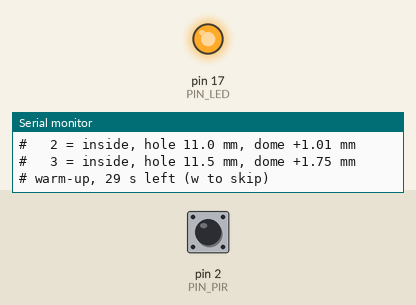
Recording of a program running on a simulated SparkFun Pro Micro, built with avr-gcc and run on an emulated ATmega32U4. Shown: output pins drawn as LEDs (lit = HIGH), the last lines printed to the serial monitor. Dashed ring = blinking. The test bench sets the inputs (shaded band); at power-on: pin 2 (PIN_PIR) LOW.

Above: at 1.2 s.
1.3 s: pin 2 (PIN_PIR) driven HIGH
At 2.4 s:
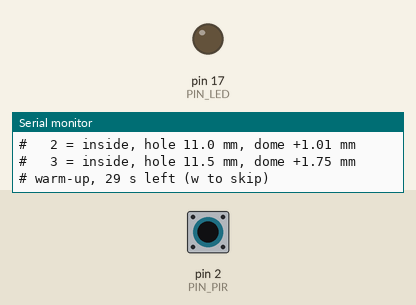
5.8 s: pin 2 (PIN_PIR) driven LOW
At 7.0 s:
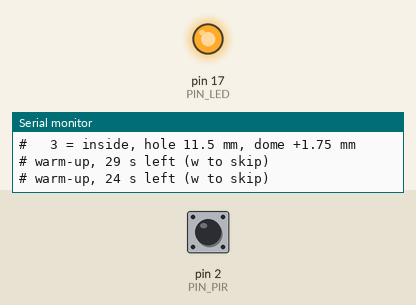
8.8 s: pin 2 (PIN_PIR) pulsed HIGH 2 times (0.12 s each, 0.3 s apart)
At 9.01 s:
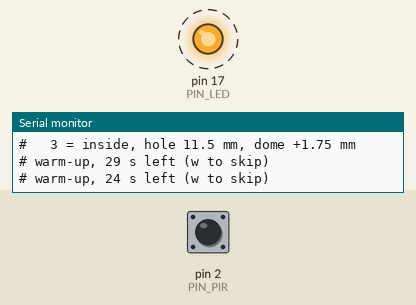
Timing chart, 0 to 11.8 s (numbered marks = the images above; inputs shaded):
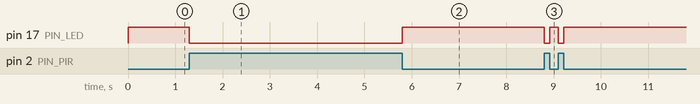

The program:

main.cpp
```cpp
/*
 * TARS - AM312 motion sensor bench test on the pir_test plate (tars4.scad).
 *
 * Compares the four mounting positions of the plate:
 *   e  : cap inserted from the outside, dome protrudes 5.7 mm
 *   1  : glued from the inside, hole 10.5 mm, dome protrudes ~0.47 mm
 *   2  : glued from the inside, hole 11.0 mm, dome protrudes ~1.01 mm
 *   3  : glued from the inside, hole 11.5 mm, dome protrudes ~1.75 mm
 *
 * Wiring (AM312 breakout 10.25 x 8.10 mm, pins VIN / OUT / GND):
 *
 *     AM312            Pro Micro
 *     -----            ---------
 *     VIN  ----------- VCC   (5 V on the 16 MHz board, 3.3 V on the 8 MHz one;
 *                             the AM312 accepts 2.7-12 V)
 *     OUT  ----------- D2    (PD1 / INT1, no pull-up)
 *     GND  ----------- GND
 *
 *     Board RX LED (pin 17, active low) mirrors OUT.
 *
 * Levels: OUT is push-pull, ~3.3 V high (internal regulator). On a 5 V Pro
 * Micro VIH min = 0.6 x VCC = 3.0 V: it works, with little margin. If edges
 * are missed on the 5 V board, run it from 3.3 V or add a level shifter.
 *
 * Sensor behaviour: OUT stays high ~2 s after a detection; 10-60 s warm-up
 * after power-up, during which edges are ignored (WARMUP_MS).
 *
 * Serial commands (115200 baud, one letter, no Enter needed):
 *   e / 1 / 2 / 3  select the configuration under test (prints the summary
 *                  of the previous one)
 *   r              reset the counters of the current configuration
 *   s              print the summary of all configurations
 *   w              skip the remaining warm-up
 *   ?              help
 *
 * Log lines are CSV, prefixed so they can be grepped:
 *   EVT,<ms>,<cfg>,RISE,<count>
 *   EVT,<ms>,<cfg>,FALL,<count>,<high_ms>
 * Distance and angle are measured by hand: the summary leaves blanks for them.
 *
 * Note: the Arduino core also flashes the RX LED on USB traffic, so a typed
 * command can blink it for a few ms.
 */

#include <Arduino.h>

static const uint8_t PIN_PIR = 2;        // INT1
static const uint8_t PIN_LED = 17;       // RX LED, active low
static const uint32_t WARMUP_MS = 30000;
static const uint32_t SERIAL_WAIT_MS = 3000;

struct Config {
  char key;
  const char *label;
  uint16_t detections;
  uint32_t total_high_ms;
  uint32_t min_high_ms;
  uint32_t max_high_ms;
  uint32_t started_ms;
};

static Config configs[] = {
  {'e', "outside cap, dome +5.7 mm", 0, 0, 0, 0, 0},
  {'1', "inside, hole 10.5 mm, dome +0.47 mm", 0, 0, 0, 0, 0},
  {'2', "inside, hole 11.0 mm, dome +1.01 mm", 0, 0, 0, 0, 0},
  {'3', "inside, hole 11.5 mm, dome +1.75 mm", 0, 0, 0, 0, 0},
};
static const uint8_t CONFIG_COUNT = sizeof(configs) / sizeof(configs[0]);

// Edge queue filled by the ISR, drained by loop().
struct Edge {
  uint32_t ms;
  uint8_t level;
};
static const uint8_t QUEUE_SIZE = 16;    // power of two
static volatile Edge queue[QUEUE_SIZE];
static volatile uint8_t queue_head = 0;
static volatile uint8_t queue_overflow = 0;
static volatile uint8_t queue_tail = 0;

static Config *current = &configs[0];
static bool warming_up = true;
static uint32_t warmup_start_ms = 0;
static uint32_t rise_ms = 0;
static bool high = false;

static void on_pir_change() {
  uint8_t next = (queue_head + 1) & (QUEUE_SIZE - 1);
  if (next == queue_tail) {
    queue_overflow = 1;
    return;
  }
  queue[queue_head].ms = millis();
  queue[queue_head].level = digitalRead(PIN_PIR);
  queue_head = next;
}

static void reset_config(Config *c) {
  c->detections = 0;
  c->total_high_ms = 0;
  c->min_high_ms = 0;
  c->max_high_ms = 0;
  c->started_ms = millis();
}

static void print_summary(const Config *c) {
  Serial.print(F("SUM,"));
  Serial.print(c->key);
  Serial.print(F(",\""));
  Serial.print(c->label);
  Serial.print(F("\",detections="));
  Serial.print(c->detections);
  Serial.print(F(",high_min="));
  Serial.print(c->min_high_ms);
  Serial.print(F(",high_avg="));
  Serial.print(c->detections ? c->total_high_ms / c->detections : 0);
  Serial.print(F(",high_max="));
  Serial.print(c->max_high_ms);
  Serial.print(F(",duration_s="));
  Serial.print((millis() - c->started_ms) / 1000);
  Serial.println(F(",distance_cm=____,angle_deg=____"));
}

static void print_help() {
  Serial.println(F("# commands: e/1/2/3 select config, r reset, s summary, w skip warm-up, ? help"));
  for (uint8_t i = 0; i < CONFIG_COUNT; i++) {
    Serial.print(F("#   "));
    Serial.print(configs[i].key);
    Serial.print(F(" = "));
    Serial.println(configs[i].label);
  }
}

static void print_current() {
  Serial.print(F("CFG,"));
  Serial.print(millis());
  Serial.print(',');
  Serial.print(current->key);
  Serial.print(F(",\""));
  Serial.print(current->label);
  Serial.println('"');
}

static void end_warmup() {
  warming_up = false;
  noInterrupts();
  queue_tail = queue_head;               // drop warm-up edges
  queue_overflow = 0;
  interrupts();
  high = digitalRead(PIN_PIR);
  rise_ms = millis();
  for (uint8_t i = 0; i < CONFIG_COUNT; i++) reset_config(&configs[i]);
  Serial.print(F("# warm-up done, OUT is "));
  Serial.println(high ? F("HIGH (pulse in progress, not counted)") : F("LOW"));
  print_current();
}

static void handle_command(char cmd) {
  for (uint8_t i = 0; i < CONFIG_COUNT; i++) {
    if (configs[i].key == cmd) {
      if (current != &configs[i]) {
        print_summary(current);
        current = &configs[i];
        reset_config(current);
      }
      print_current();
      return;
    }
  }
  switch (cmd) {
    case 'r':
      reset_config(current);
      Serial.print(F("# reset "));
      Serial.println(current->key);
      break;
    case 's':
      for (uint8_t i = 0; i < CONFIG_COUNT; i++) print_summary(&configs[i]);
      break;
    case 'w':
      if (warming_up) end_warmup();
      break;
    case '?':
    case 'h':
      print_help();
      break;
    default:
      break;                             // ignore CR, LF and the rest
  }
}

static void handle_edge(const Edge &edge) {
  if (edge.level && !high) {
    high = true;
    rise_ms = edge.ms;
    current->detections++;
    Serial.print(F("EVT,"));
    Serial.print(edge.ms);
    Serial.print(',');
    Serial.print(current->key);
    Serial.print(F(",RISE,"));
    Serial.println(current->detections);
  } else if (!edge.level && high) {
    high = false;
    uint32_t high_ms = edge.ms - rise_ms;
    current->total_high_ms += high_ms;
    if (current->min_high_ms == 0 || high_ms < current->min_high_ms) current->min_high_ms = high_ms;
    if (high_ms > current->max_high_ms) current->max_high_ms = high_ms;
    Serial.print(F("EVT,"));
    Serial.print(edge.ms);
    Serial.print(',');
    Serial.print(current->key);
    Serial.print(F(",FALL,"));
    Serial.print(current->detections);
    Serial.print(',');
    Serial.println(high_ms);
  }
  // Same level twice: a glitch shorter than the ISR latency, nothing to log.
}

void setup() {
  pinMode(PIN_PIR, INPUT);               // AM312 OUT is push-pull, no pull-up
  pinMode(PIN_LED, OUTPUT);
  digitalWrite(PIN_LED, HIGH);           // off

  Serial.begin(115200);
  uint32_t t0 = millis();
  while (!Serial && millis() - t0 < SERIAL_WAIT_MS) {}

  Serial.println(F("# TARS AM312 test - pir_test plate"));
  print_help();

  attachInterrupt(digitalPinToInterrupt(PIN_PIR), on_pir_change, CHANGE);
  warmup_start_ms = 0;                   // the sensor was powered at reset
}

void loop() {
  uint32_t now = millis();

  digitalWrite(PIN_LED, digitalRead(PIN_PIR) ? LOW : HIGH);

  while (Serial.available()) handle_command(Serial.read());

  if (warming_up) {
    static uint32_t last_tick = 0;
    if (now - warmup_start_ms >= WARMUP_MS) {
      end_warmup();
    } else if (now - last_tick >= 5000 || last_tick == 0) {
      last_tick = now ? now : 1;
      Serial.print(F("# warm-up, "));
      Serial.print((WARMUP_MS - (now - warmup_start_ms)) / 1000);
      Serial.println(F(" s left (w to skip)"));
    }
    return;
  }

  if (queue_overflow) {
    queue_overflow = 0;
    Serial.println(F("# WARN edge queue overflow"));
  }

  while (queue_tail != queue_head) {
    Edge edge;
    noInterrupts();
    edge.ms = queue[queue_tail].ms;
    edge.level = queue[queue_tail].level;
    interrupts();
    queue_tail = (queue_tail + 1) & (QUEUE_SIZE - 1);
    handle_edge(edge);
  }
}
```

Measured:
- after the input at 1.3 s, pin 17 (PIN_LED): HIGH → LOW at once
- after the input at 5.8 s, pin 17 (PIN_LED): LOW → HIGH at once
- after the input at 8.8 s, pin 17 (PIN_LED): alternates HIGH for 0.18 s and LOW for 0.12 s, 4 changes in all, then stays HIGH, starting at once
